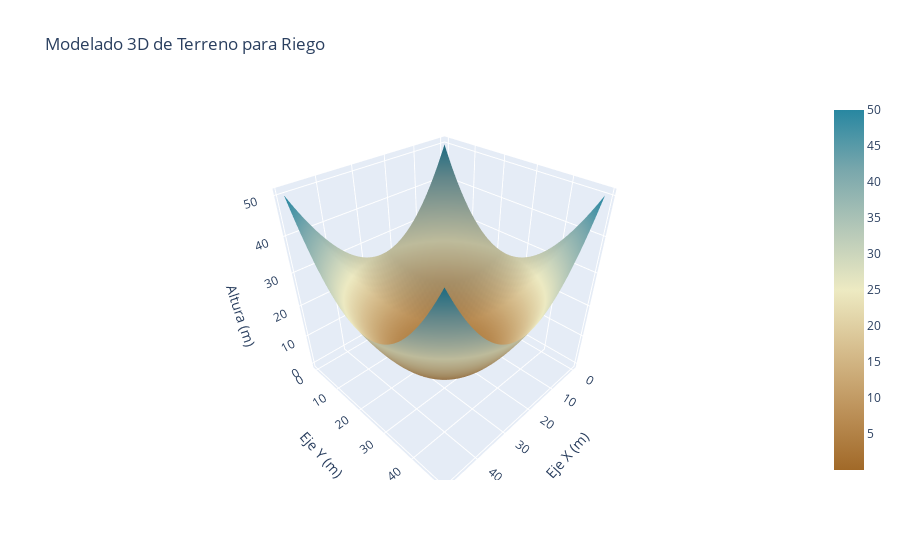

Write notebook code for a chart like this one.
### Markdown cell above
### **4. Modelado 3D de Terreno con Parábolas**

### Code cell
# Generar modelo 3D interactivo

import numpy as np 
import plotly.graph_objects as go 

def terreno_3d():
    x = np.linspace(-5, 5, 50)
    y = np.linspace(-5, 5, 50)
    X, Y = np.meshgrid(x, y)
    Z = X**2 + Y**2  # Superficie parabólica
    
    fig = go.Figure(data=[go.Surface(z=Z, colorscale='Earth')])
    fig.update_layout(
        title='Modelado 3D de Terreno para Riego',
        scene=dict(
            xaxis_title='Eje X (m)',
            yaxis_title='Eje Y (m)',
            zaxis_title='Altura (m)'
        )
    )
    fig.write_image("terreno_3d.png")
    fig.show()

terreno_3d()

### Figure 1 — Plotly figure (JSON) as saved in the notebook; plotly's stock layout.template omitted (floating-point values rounded to 4 significant figures; data arrays with more than 128 entries replaced by an {"elided": "..."} marker saying what was removed)
{"data": [{"colorscale": [[0, "rgb(161, 105, 40)"], [0.1667, "rgb(189, 146, 90)"], [0.3333, "rgb(214, 189, 141)"], [0.5, "rgb(237, 234, 194)"], [0.6667, "rgb(181, 200, 184)"], [0.8333, "rgb(121, 167, 172)"], [1, "rgb(40, 135, 161)"]], "type": "surface", "z": {"elided": "50x50 float values"}}], "layout": {"scene": {"xaxis": {"title": {"text": "Eje X (m)"}}, "yaxis": {"title": {"text": "Eje Y (m)"}}, "zaxis": {"title": {"text": "Altura (m)"}}}, "title": {"text": "Modelado 3D de Terreno para Riego"}}}
